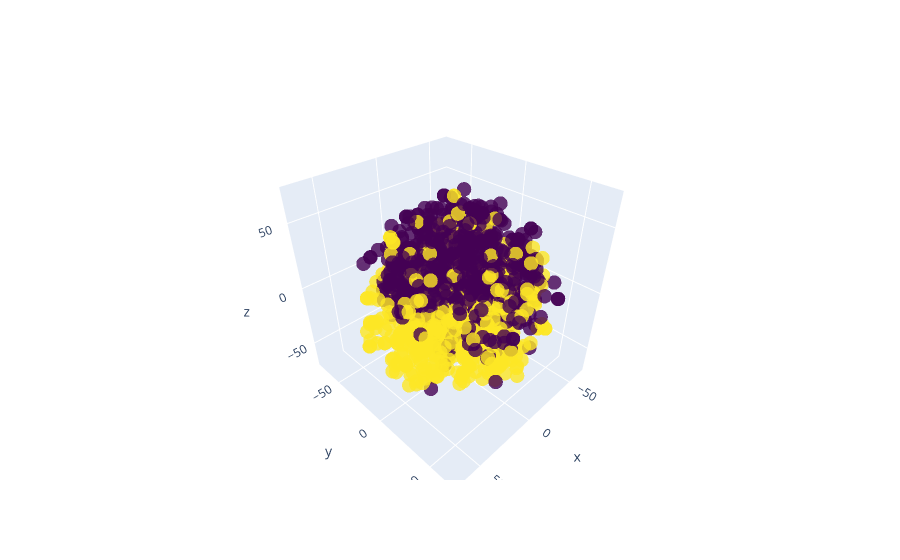

Notebook cell for this chart:
### Markdown cell above
<i>Áp dụng t-SNE giảm chiều dữ liệu để trực quán hoá lên đồ thị 3 chiều</i>

### Code cell
plot_vectorizer(tfidf_matrix, df['Label'])

### Figure 1 — Plotly figure (JSON) as saved in the notebook; plotly's stock layout.template omitted (floating-point values rounded to 4 significant figures; data arrays with more than 128 entries replaced by an {"elided": "..."} marker saying what was removed)
{"data": [{"marker": {"color": {"elided": "1030 int values"}, "colorscale": [[0, "#440154"], [0.1111, "#482878"], [0.2222, "#3e4989"], [0.3333, "#31688e"], [0.4444, "#26828e"], [0.5556, "#1f9e89"], [0.6667, "#35b779"], [0.7778, "#6ece58"], [0.8889, "#b5de2b"], [1, "#fde725"]], "opacity": 0.8, "size": 5}, "mode": "markers", "type": "scatter3d", "x": {"elided": "1030 float values"}, "y": {"elided": "1030 float values"}, "z": {"elided": "1030 float values"}}], "layout": {"scene": {"camera": {"eye": {"x": 1.25, "y": 1.25, "z": 1.25}, "up": {"x": 0, "y": 0, "z": 1}}, "xaxis": {"nticks": 4}, "yaxis": {"nticks": 4}, "zaxis": {"nticks": 4}}}}
